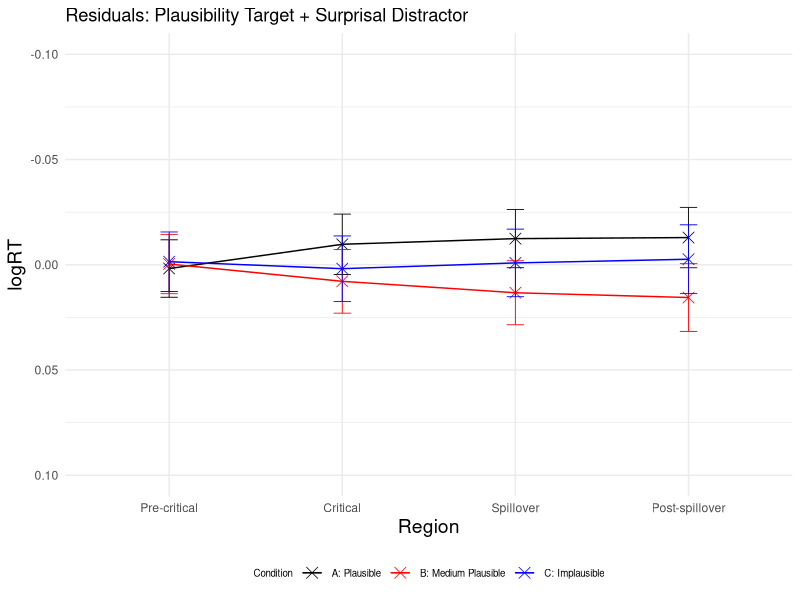
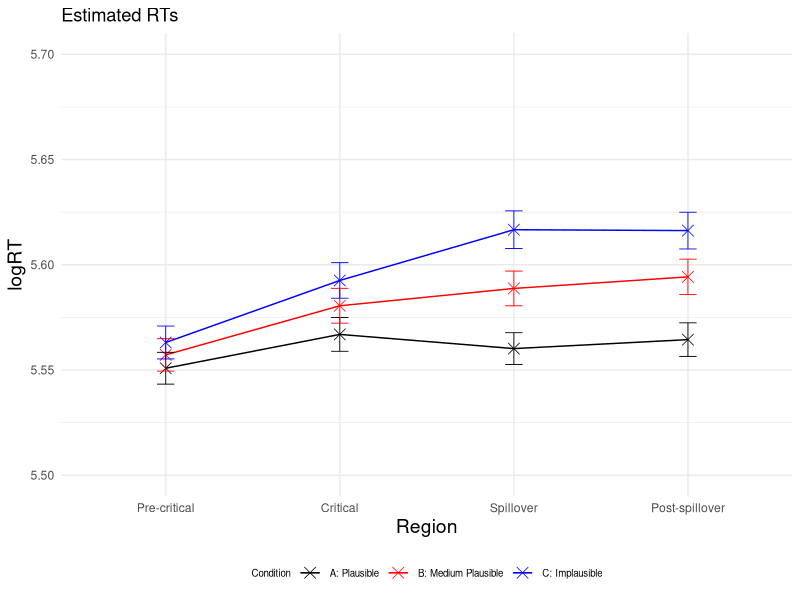
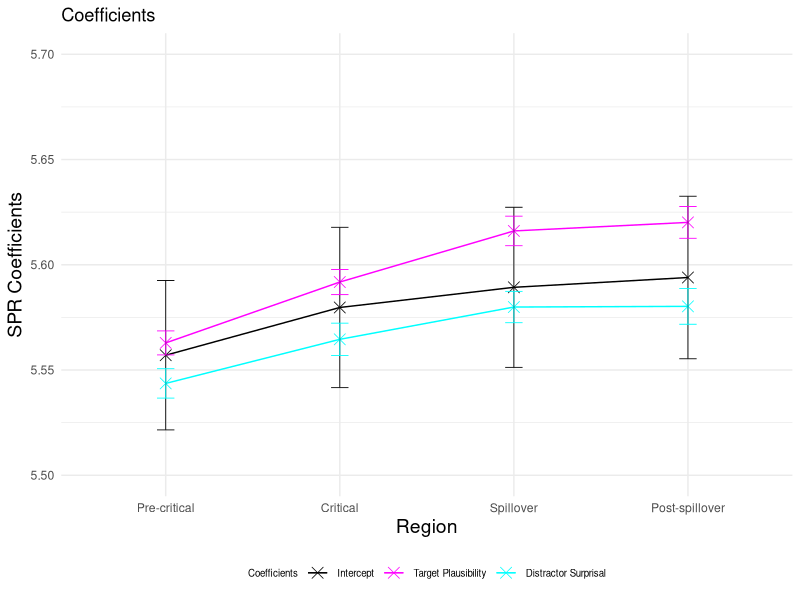
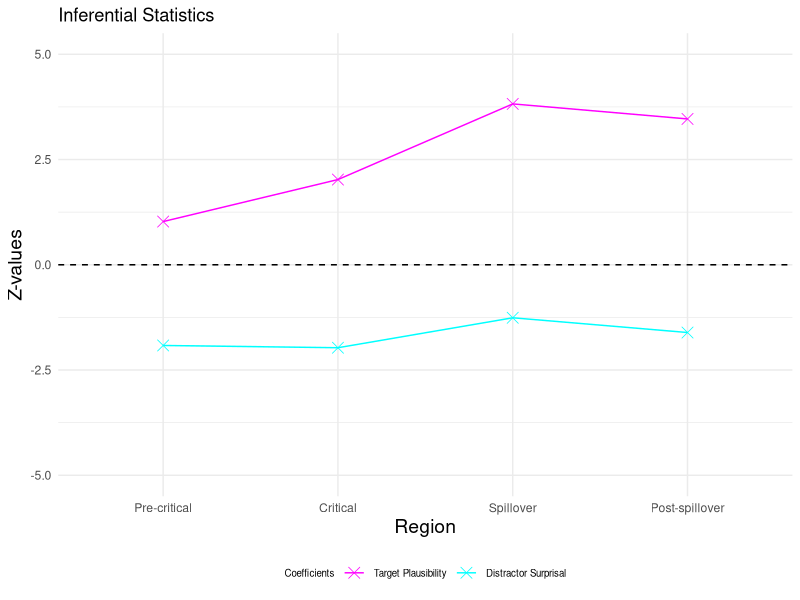
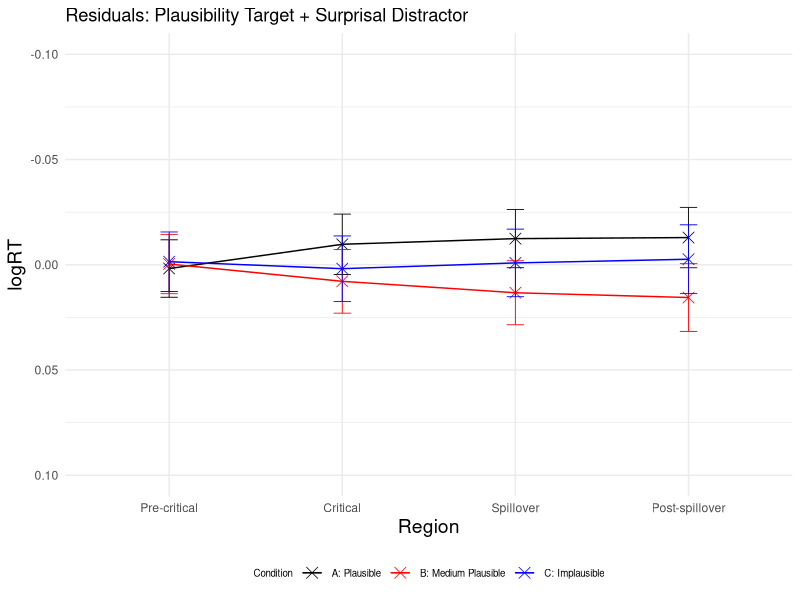
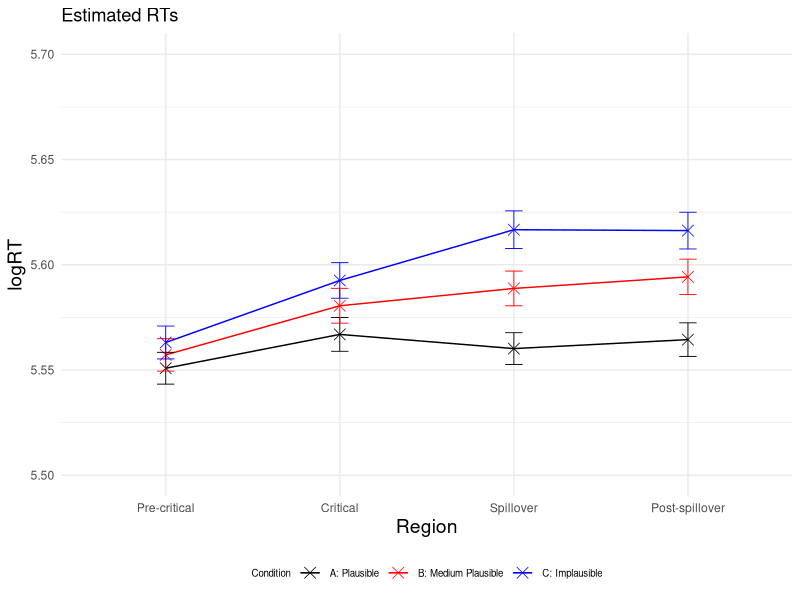
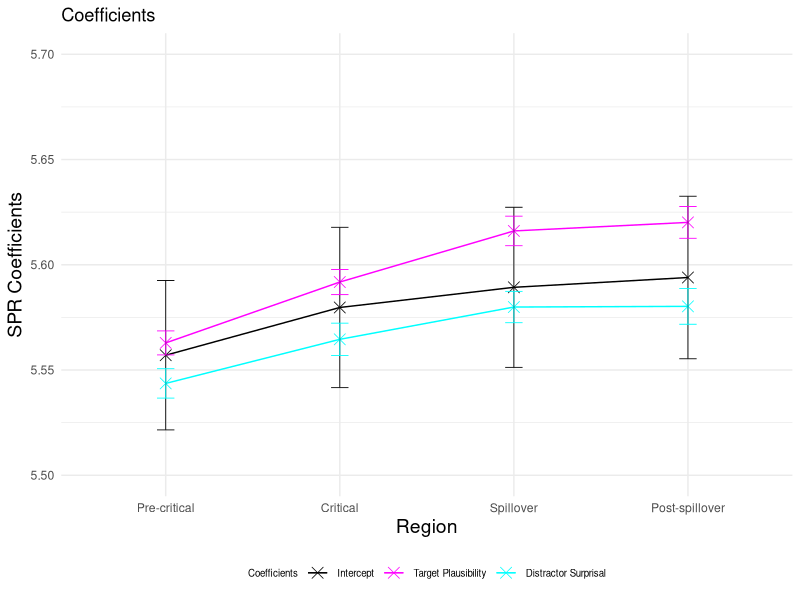
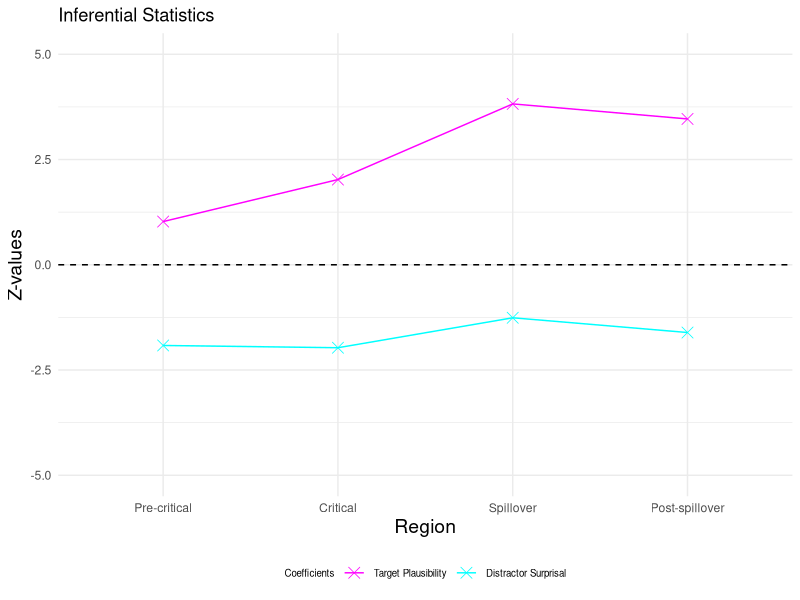

Write the R code that produced these figures, in order.
### LMER ###
# load lme4 package
library(lme4)
library(lmerTest)
library(dplyr)
library(ggplot2)

setwd("~/Downloads/Master_Thesis/3_SPR_Study/Results_SPR_Plaus_avg/")
GP6 <- read.csv("GP6SPR_processed.csv")

residuals <- data.frame(
  Region = character(0),
  Condition = character(0),
  Residual = numeric(0),
  SE_Residual = numeric(0)
)

logRT_estimated <- data.frame(
  Region = character(0),
  Condition = character(0),
  Estimated_logRT = numeric(0),
  SE_Estimated = numeric(0)
)

p_values <- data.frame(
  Region = character(0),
  p_value_plausibility_target = numeric(0),
  p_value_surprisal_distractor = numeric(0)
)

SPR_coefficients <- data.frame(
  Region = character(0),
  Estimate = character(0),
  Estimate_value = numeric(0),
  Estimate_error = numeric(0),
  Z_value = numeric(0)
)


regions <- c("Pre-critical", "Critical", "Spillover", "Post-spillover") 
conditions <- c("A", "B", "C") 

for (region in regions) 
{
  # Precritical region
  region_subset <- subset(GP6, Region == region)
  
  # standardise predictors
  region_subset$scaled_Plaus_per_region <- scale(region_subset$SPR_Plaus_avg)
  region_subset$scaled_Surprisaldist_per_region <- scale(region_subset$Surprisal_distractor)
  # invert predictor plausibility
  region_subset$inverted_scaled_Plaus_per_region <- (region_subset$scaled_Plaus_per_region) * (-1)
  #log transform reading times
  region_subset$logRT_per_region <- log(region_subset$ReadingTime)
  
  
  # define and run the linear mixed-effects regression model for the precritical region 
  model_per_region <- lmerTest::lmer(logRT_per_region ~ inverted_scaled_Plaus_per_region + scaled_Surprisaldist_per_region + 
                                       (1 + inverted_scaled_Plaus_per_region + scaled_Surprisaldist_per_region | Subject) + 
                                       (1 + inverted_scaled_Plaus_per_region + scaled_Surprisaldist_per_region | Item), data = region_subset)
  
  # print the summary of the model
  summary_per_region <- summary(model_per_region)
  print(summary_per_region)
  
  # calculate p-values
  p_values_per_region <- summary_per_region$coefficients[, "Pr(>|t|)"]
  new_row_p_value <- data.frame(Region = region, 
                                p_value_plausibility_target = p_values_per_region[2], 
                                p_value_surprisal_distractor = p_values_per_region[3])
  p_values <- rbind(p_values, new_row_p_value)
  
  # extract intercept and coefficients added to intercept
  coefficients_per_region <- summary_per_region$coefficients
  intercept <- coefficients_per_region["(Intercept)", 1]
  plaus_target_coeff <- coefficients_per_region["(Intercept)", 1] + coefficients_per_region["inverted_scaled_Plaus_per_region", 1]
  surprisal_distractor_coeff <- coefficients_per_region["(Intercept)", 1] + coefficients_per_region["scaled_Surprisaldist_per_region", 1]
  
  # add error bars for coefficients and intercept
  new_row_coefficient <- data.frame(Region = region, 
                                    Estimate = "Intercept", 
                                    Estimate_value = intercept, 
                                    Estimate_error = coefficients_per_region["(Intercept)", 2],
                                    Z_value = 0)
  SPR_coefficients <- rbind(SPR_coefficients, new_row_coefficient)
  
  new_row_coefficient <- data.frame(Region = region,
                                    Estimate = "Plausability",
                                    Estimate_value = plaus_target_coeff,
                                    Estimate_error = coefficients_per_region["inverted_scaled_Plaus_per_region", 2],
                                    Z_value = coefficients_per_region["inverted_scaled_Plaus_per_region", 1] / coefficients_per_region["inverted_scaled_Plaus_per_region", 2])
  SPR_coefficients <- rbind(SPR_coefficients, new_row_coefficient)
  
  new_row_coefficient <- data.frame(Region = region,
                                    Estimate = "Surprisal", 
                                    Estimate_value = surprisal_distractor_coeff, 
                                    Estimate_error = coefficients_per_region["scaled_Surprisaldist_per_region", 2],
                                    Z_value = coefficients_per_region["scaled_Surprisaldist_per_region", 1] / coefficients_per_region["scaled_Surprisaldist_per_region", 2])
  SPR_coefficients <- rbind(SPR_coefficients, new_row_coefficient)
  
  for (condition in conditions)
  {
    #####predict condition A, precritical#####
    region_per_condition <- subset(region_subset, Condition == condition)
    region_per_condition$region_per_condition_Predicted <- predict(model_per_region, newdata = region_per_condition,  type = "response")
    
    # calculate residuals
    Residual_region_per_condition <- mean(region_per_condition$logRT_per_region) - mean(region_per_condition$region_per_condition_Predicted)
    Residual_region_per_condition
    # observed RT for condition A precritical
    region_per_condition_logRT_observed <- mean(region_per_condition$logRT_per_region)
    # if (condition == "C") 
    #  {
    #  print(region_per_condition_logRT_observed)
    # }
    # estimated RT for condition A precritical
    region_per_condition_logRT_estimated <- mean(region_per_condition$region_per_condition_Predicted)
    region_per_condition_logRT_estimated
    
    # calculate standard error for residuals
    SE_residuals_region_per_condition <- sqrt(sd(region_per_condition$logRT, na.rm = TRUE)^2/length(region_per_condition$logRT) + sd(region_per_condition$region_per_condition_Predicted, na.rm = TRUE)^2/length(region_per_condition$region_per_condition_Predicted))
    
    new_row_residuals <- data.frame(Region = region, Condition = condition, Residual = Residual_region_per_condition, SE_Residual = SE_residuals_region_per_condition)
    residuals <- rbind(residuals, new_row_residuals)
    
    # calculate standard error for logRT estimated
    ##
    SE_estimated_region_per_condition <- sd(region_per_condition$region_per_condition_Predicted, na.rm = TRUE) / sqrt(length(region_per_condition$region_per_condition_Predicted)) 
    
    new_row_logRT_estimated <- data.frame(Region = region, Condition = condition, Estimated_logRT = region_per_condition_logRT_estimated, SE_Estimated = SE_estimated_region_per_condition)
    logRT_estimated <- rbind(logRT_estimated, new_row_logRT_estimated)
  }
}

# plot residuals
# Create a line plot 
p <- ggplot(residuals, aes(x = factor(Region, levels = c("Pre-critical", "Critical", "Spillover", "Post-spillover")), 
                           y = Residual, color = Condition, group = Condition)) + geom_point(shape = 4, size = 3.5, stroke = 0.4) + geom_line(linewidth=0.5) + ylim (0.10, -0.10)
p <- p + theme_minimal() + geom_errorbar(aes(ymin=Residual-SE_Residual, ymax=Residual+SE_Residual), width=.1, size=0.3) 
p <- p + scale_color_manual(name="Condition", labels=c("A: Plausible", "B: Medium Plausible", "C: Implausible"), values=c("#000000", "#FF0000", "#0000FF"))
p <- p + labs(x="Region", y="logRT", title = "Residuals: Plausibility Target + Surprisal Distractor") 
p <- p + theme(legend.position="bottom", legend.text=element_text(size=7), legend.title=element_text(size=7), axis.title.x = element_text(size = 14), axis.title.y = element_text(size = 14)) 
p 

ggsave("Residuals_Plot.pdf", p, width=4, height=4)


# plot estimated logRTs
# Create a line plot 
p <- ggplot(logRT_estimated, aes(x = factor(Region, levels = c("Pre-critical", "Critical", "Spillover", "Post-spillover")), 
                                 y = Estimated_logRT, color = Condition, group = Condition)) + geom_point(shape = 4, size = 3.5, stroke = 0.4) + geom_line(linewidth=0.5) + ylim (5.5, 5.7)
p <- p + theme_minimal() + geom_errorbar(aes(ymin=Estimated_logRT-SE_Estimated, ymax=Estimated_logRT+SE_Estimated), width=.1, size=0.3) 
p <- p + scale_color_manual(name="Condition", labels=c("A: Plausible", "B: Medium Plausible", "C: Implausible"), values=c("#000000", "#FF0000", "#0000FF"))
p <- p + labs(x="Region", y="logRT", title = "Estimated RTs") 
p <- p + theme(legend.position="bottom", legend.text=element_text(size=7), legend.title=element_text(size=7), axis.title.x = element_text(size = 14), axis.title.y = element_text(size = 14)) 
p 
ggsave("Estimated_RTs_Plot.pdf", p, width=4, height=4)

# plot intercept and coefficients added to intercept
p <- ggplot(SPR_coefficients, aes(x = factor(Region, levels = c("Pre-critical", "Critical", "Spillover", "Post-spillover")), 
                                  y = Estimate_value, color = Estimate, group = Estimate)) + geom_point(shape = 4, size = 3.5, stroke = 0.4) + geom_line(linewidth=0.5) + ylim (5.5, 5.7)
p <- p + theme_minimal() + geom_errorbar(aes(ymin=Estimate_value-Estimate_error, ymax=Estimate_value+Estimate_error), width=.1, size=0.3) 
p <- p + scale_color_manual(name="Coefficients", labels=c("Intercept", "Target Plausibility", "Distractor Surprisal"), values=c("#000000", "#FF00FF", "#00FFFF"))
p <- p + labs(x="Region", y="SPR Coefficients", title = "Coefficients") 
p <- p + theme(legend.position="bottom", legend.text=element_text(size=7), legend.title=element_text(size=7), axis.title.x = element_text(size = 14), axis.title.y = element_text(size = 14)) 
p 
ggsave("Intercept_Coefficients_Plot.pdf", p, width=4, height=4)


# plot effect sizes (z-vaues)
Effect_sizes <- subset(SPR_coefficients, Estimate != 'Intercept')

p <- ggplot(Effect_sizes, aes(x = factor(Region, levels = c("Pre-critical", "Critical", "Spillover", "Post-spillover")), 
                              y = Z_value, color = Estimate, group = Estimate)) + geom_point(shape = 4, size = 3.5, stroke = 0.4) + geom_line(linewidth=0.5) + ylim (-5, 5)
p <- p + geom_hline(yintercept=0, linetype=2)
p <- p + theme_minimal()
p <- p + scale_color_manual(name="Coefficients", labels=c( "Target Plausibility", "Distractor Surprisal"), values=c("#FF00FF", "#00FFFF"))
p <- p + labs(x="Region", y="Z-values", title = "Inferential Statistics") 
p <- p + theme(legend.position="bottom", legend.text=element_text(size=7), legend.title=element_text(size=7), axis.title.x = element_text(size = 14), axis.title.y = element_text(size = 14)) 
p 
ggsave("Z_values_Plot.pdf", p, width=4, height=4)
